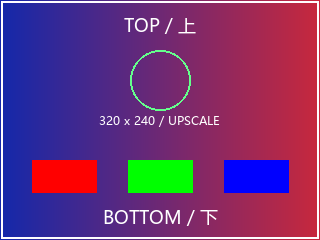
#> input picture test_images/001.BMP, 320 x 240 px
$ python convert_animation.py ../test_images/001.BMP
#> lines starting #> are read from the running program, lines starting #| are printed output that depends on the picture
"""Convert an image/GIF or FFmpeg-readable video to the board's HXA1 stream.
No audio is included. Output is fixed 160x120 RGB565, 5 or 10 frames/second.
"""
from pathlib import Path
import argparse,os,shutil,struct,subprocess,sys,tempfile
sys.path.insert(0,str(Path(__file__).resolve().parent/'runtime_lib'))
from PIL import Image,ImageOps,ImageSequence
W,H=160,120
def fit(image):
 rgba=image.convert('RGBA');background=Image.new('RGBA',rgba.size,(0,0,0,255));background.alpha_composite(rgba)
 rgb=background.convert('RGB');rgb=ImageOps.contain(rgb,(W,H),Image.Resampling.BILINEAR)
#> after `rgb = ImageOps.contain(rgb, (W, H), Image.Resampling.BILINEAR)`:
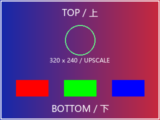
#> rgb: PIL image 160x120 RGB; mean R, G, B 113.9, 54.1, 119.3
 canvas=Image.new('RGB',(W,H));canvas.paste(rgb,((W-rgb.width)//2,(H-rgb.height)//2));return canvas
#> after `canvas = Image.new('RGB', (W, H))`: canvas: PIL image 160x120 RGB; every value is 0
def rgb565(rgb_bytes):
 if len(rgb_bytes)!=W*H*3:raise ValueError('Wrong raw RGB frame size')
 result=bytearray(W*H*2)
 for j,i in enumerate(range(0,len(rgb_bytes),3)):
  v=((rgb_bytes[i]&248)<<8)|((rgb_bytes[i+1]&252)<<3)|(rgb_bytes[i+2]>>3)
  result[j*2]=v&255;result[j*2+1]=v>>8
 return result
def gif_frames(path,fps,seconds):
 elapsed=0.0;target=0;maximum=min(400,int(seconds*fps+1e-6))
 with Image.open(path) as image:
  for frame in ImageSequence.Iterator(image):
   duration=max(10,float(frame.info.get('duration',100) or 100));end=elapsed+duration
   packed=None
   while target<maximum and target*1000/fps<end-1e-7:
    if packed is None:packed=rgb565(fit(frame).tobytes())
    yield packed;target+=1
   elapsed=end
   if target>=maximum:break
def find_ffmpeg(explicit=None):
 if explicit:
  f=Path(explicit)
  if not f.is_file():raise FileNotFoundError(f)
  return str(f)
 found=shutil.which('ffmpeg')
 if found:return found
 try:
  import imageio_ffmpeg
  return imageio_ffmpeg.get_ffmpeg_exe()
 except ImportError:raise RuntimeError('Video conversion needs FFmpeg. Run Setup-Converter.cmd, install imageio-ffmpeg, or pass --ffmpeg PATH.')
def video_frames(path,fps,seconds,ffmpeg=None):
 exe=find_ffmpeg(ffmpeg)
 filt=f'fps={fps},scale={W}:{H}:force_original_aspect_ratio=decrease:flags=bilinear,pad={W}:{H}:(ow-iw)/2:(oh-ih)/2:black,setsar=1,format=rgb24'
 cmd=[exe,'-nostdin','-v','error','-i',str(path),'-an','-t',str(seconds),'-frames:v',str(min(400,int(seconds*fps+1e-6))),'-vf',filt,'-f','rawvideo','-pix_fmt','rgb24','pipe:1']
 proc=subprocess.Popen(cmd,stdout=subprocess.PIPE,stderr=subprocess.PIPE)
 try:
  while True:
   data=proc.stdout.read(W*H*3)
   if not data:break
   if len(data)!=W*H*3:raise RuntimeError('FFmpeg returned a partial frame')
   yield rgb565(data)
  errors=proc.stderr.read().decode('utf-8',errors='replace');code=proc.wait()
  if code:raise RuntimeError(errors or f'FFmpeg exit code {code}')
 finally:
  if proc.poll() is None:proc.kill();proc.wait()
  proc.stdout.close();proc.stderr.close()
def convert(source,output,fps=10,seconds=10,ffmpeg=None,overwrite=False):
 source=Path(source);output=Path(output)
 if fps not in (5,10):raise ValueError('Frame rate must be 5 or 10')
 if not 1/fps<=seconds<=40:raise ValueError('Duration must be between one frame and 40 seconds')
 if not source.is_file():raise FileNotFoundError(source)
 if source.resolve()==output.resolve():raise ValueError('Input and output must differ')
 if output.suffix.upper()!='.ANM':raise ValueError('Output extension must be .ANM')
 if output.exists() and not overwrite:raise FileExistsError(f'{output} already exists; choose another output or use --overwrite')
 if not output.parent.is_dir():raise FileNotFoundError(output.parent)
 iterator=(gif_frames(source,fps,seconds) if source.suffix.lower() in ('.gif','.png','.jpg','.jpeg','.bmp','.webp') else video_frames(source,fps,seconds,ffmpeg))
 fd,tempname=tempfile.mkstemp(prefix=output.stem+'_',suffix='.tmp',dir=output.parent);temp=Path(tempname)
 try:
  with os.fdopen(fd,'w+b') as stream:
   stream.write(bytes(512));count=0
   for frame in iterator:
    if len(frame)!=38400 or count>=400:raise ValueError('Animation exceeds format limits')
    stream.write(frame);count+=1
   if not count:raise ValueError('No decodable frames')
   header=bytearray(512);struct.pack_into('<4sHHHHIIHH',header,0,b'HXA1',W,H,fps,count,38400,512+count*38400,1,1)
   stream.seek(0);stream.write(header);stream.flush();os.fsync(stream.fileno())
  temp.replace(output)
  return dict(frames=count,fps=fps,width=W,height=H,bytes=output.stat().st_size,seconds=count/fps)
 finally:
  if hasattr(iterator,'close'):iterator.close()
  temp.unlink(missing_ok=True)
def main():
 if hasattr(sys.stdout,'reconfigure'):sys.stdout.reconfigure(encoding='utf-8')
 parser=argparse.ArgumentParser(description=__doc__);parser.add_argument('input',type=Path);parser.add_argument('-o','--output',type=Path);parser.add_argument('--fps',type=int,choices=(5,10),default=10);parser.add_argument('--seconds',type=float,default=10);parser.add_argument('--ffmpeg');parser.add_argument('--overwrite',action='store_true');a=parser.parse_args()
 try:
  output=a.output or a.input.with_suffix('.ANM');result=convert(a.input,output,a.fps,a.seconds,a.ffmpeg,a.overwrite)
  print(f'Created {output}: {result["frames"]} frames, {result["fps"]} fps, {result["seconds"]:.1f}s, {result["bytes"]} bytes. No source audio included.')
 except Exception as e:print(f'Conversion failed: {e}',file=sys.stderr);raise SystemExit(1)
if __name__=='__main__':main()

$ run again, on test_images/004.BMP
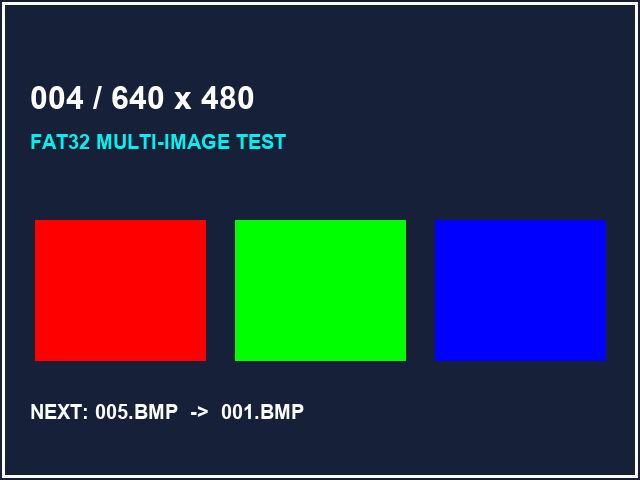
#> input picture test_images/004.BMP, 640 x 480 px
#> in fit, `rgb = ImageOps.contain(rgb, (W, H), Image.Resampling.BILINEAR)`:
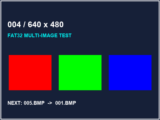
#> rgb: PIL image 160x120 RGB; mean R, G, B 45.1, 53.6, 71
#> canvas: PIL image 160x120 RGB; every value is 0
